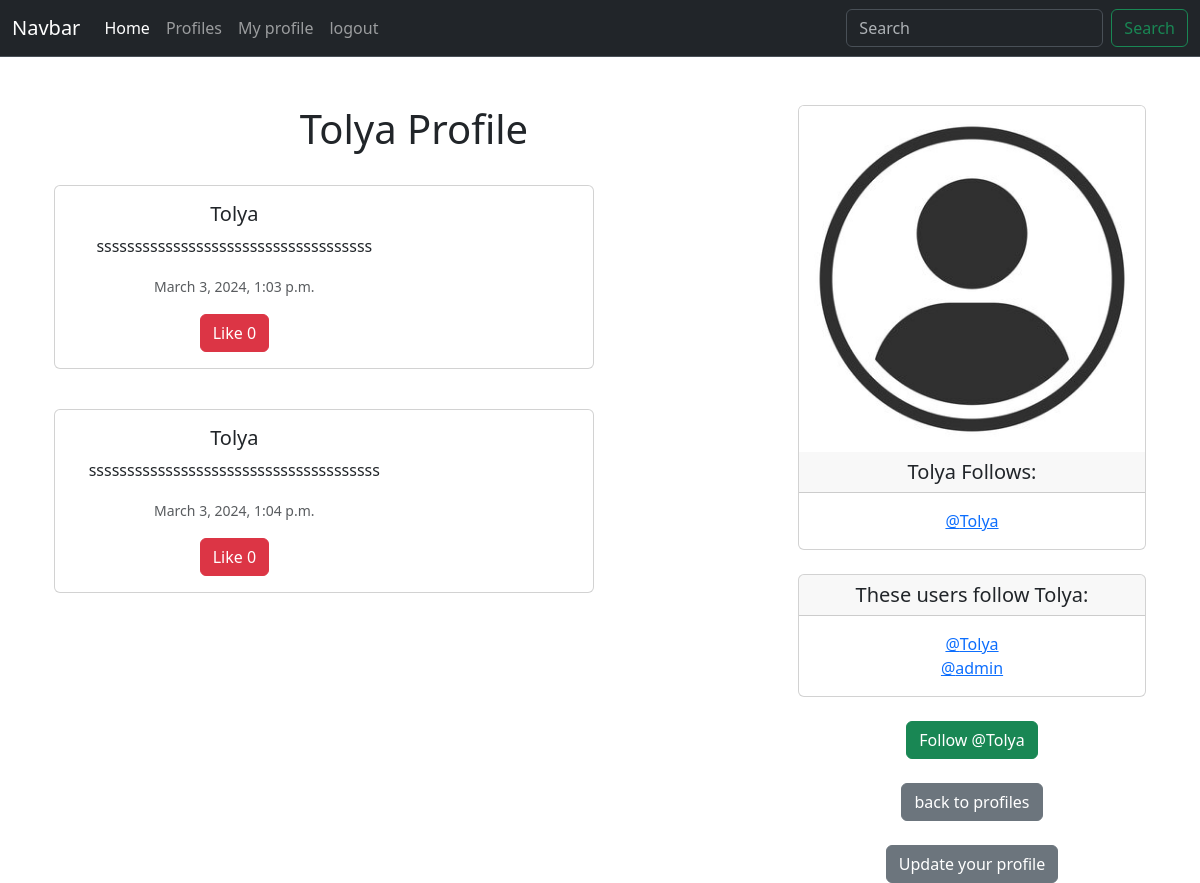
Page /someonesprofile/3 (signed in) on the committed database.
### GOODGIT/models.py (models this page shows, shortened)
class Profile(models.Model):
    user = models.OneToOneField(User, on_delete=models.CASCADE)
    image = models.ImageField(upload_to='images/', blank=True, null=True)
    follows = models.ManyToManyField("self", related_name="followed_by", symmetrical=False, blank=True)
    date_create = models.DateTimeField(User, auto_now=True)
    def __str__(self):
        return self.user.username

class Tweet(models.Model):
    user = models.ForeignKey(User, related_name="tweets", on_delete=models.DO_NOTHING)
    body = models.CharField(max_length=300)
    created_at = models.DateTimeField(auto_now_add=True)
    likes = models.ManyToManyField(User, related_name="tweet_like", blank=True)
    def likesnum(self):
        return self.likes.count()

### GOODGIT/views.py (the view, shortened to what this page needs)
# urls.py: path('someonesprofile/<int:pk>', views.someonesprofile, name='someonesprofile'),
def someonesprofile(request, pk):
    if request.user.is_authenticated:
        l = Profile.objects.get(pk=pk)
        I = Tweet.objects.filter(user_id=pk)
        return render(request, 'someonesprofile.html', {"profile":l, "tweets":I})
    else:
        messages.success(request, ("You ougth to be singed in!"))
        return redirect("home")

### GOODGIT/templates/someonesprofile.html (shortened to what this page needs)
{% extends "base.html" %}
{% load static %}
{% block content %}
    {% if profile %}
    <div class='container text-center'>
        <div class='row'>
            <div class='col-8'>
                <h1>{{ profile.user.username }} Profile</h1>
                <br>
                {% if tweets%}
                {% for i in tweets %}
                    <div class="card mb-3" style="max-width: 540px;">
                        <div class="col-md-8">
                            <div class="card-body">
                            <h5 class="card-title">{{ i.user.username }} </h5>
                            <p class="card-text">{{ i.body }}</p>
                            <p class="card-text"><small class="text-body-secondary"> {{ i.created_at }} </small></p>
                            {% if user in i.likes.all %}
                                <a href="{% url 'liked' i.id %}" class="btn btn-secondary">Unlike {{ i.likesnum }}</a>
                            {% else %}
                                <a href="{% url 'liked' i.id %}" class="btn btn-danger">Like {{ i.likesnum }}</a>
                            {% endif %}
                            </div>
                        </div>
                    </div>
                    <br>
                {% endfor %}
                {% endif %}
            </div>
            <div class='col-4'>
                <div class="card">
                    <img src="{% if profile.image %}{{ profile.image.url }}{% else %}{% static "images/avatar.jpg" %}{% endif %}" class="card-img-top img-fluid">
                    <h5 class="card-header">{{ profile.user.username }} Follows:</h5>
                    <div class="card-body">
                        {% for i in profile.follows.all %}
                            <p class="card-text"><a href="{% url 'someonesprofile' i.id %}">@{{i}}</a></p>
                        {% endfor %}
                    </div>
                </div>
                <br>
                <div class="card">
                    <h5 class="card-header">These users follow {{ profile.user.username }}:</h5>
                    <div class="card-body">
                        {% for i in profile.followed_by.all %}
                            <a href="{% url 'someonesprofile' i.id %}">@{{i}}</a><br>
                        {% endfor %}
                    </div>
                </div>
                <br>
                <form method="post">
                    {% if profile in user.profile.follows.all %}
                        <button type="submit" class="btn btn-danger" name="follow" value="unfollow">Unfollow @{{ profile.user.username }}</button>
                    {% else %}
                        <button type="submit" class="btn btn-success" name="follow" value="follow">Follow @{{ profile.user.username }}</button>
                    {% endif %}
                </form>
                <br>
                <a class="btn btn-secondary" href="{% url 'profiles' %}">back to profiles</a><br><br>
                <a class="btn btn-secondary" href="{% url 'update_user' %}">Update your profile</a><br>
            </div>
        </div>
    </div>
    {% endif %}
{% endblock %}

### rows in the picture
Profile: user.username "Tolya"
Tweet: user.username "Tolya", body "ssssssssssssssssssssssssssssssssssss", created_at "March 3, 2024, 1:03 p.m.", likesnum "0"
Tweet: user.username "Tolya", body "ssssssssssssssssssssssssssssssssssssss", created_at "March 3, 2024, 1:04 p.m.", likesnum "0"
Profile: user.username "admin"
